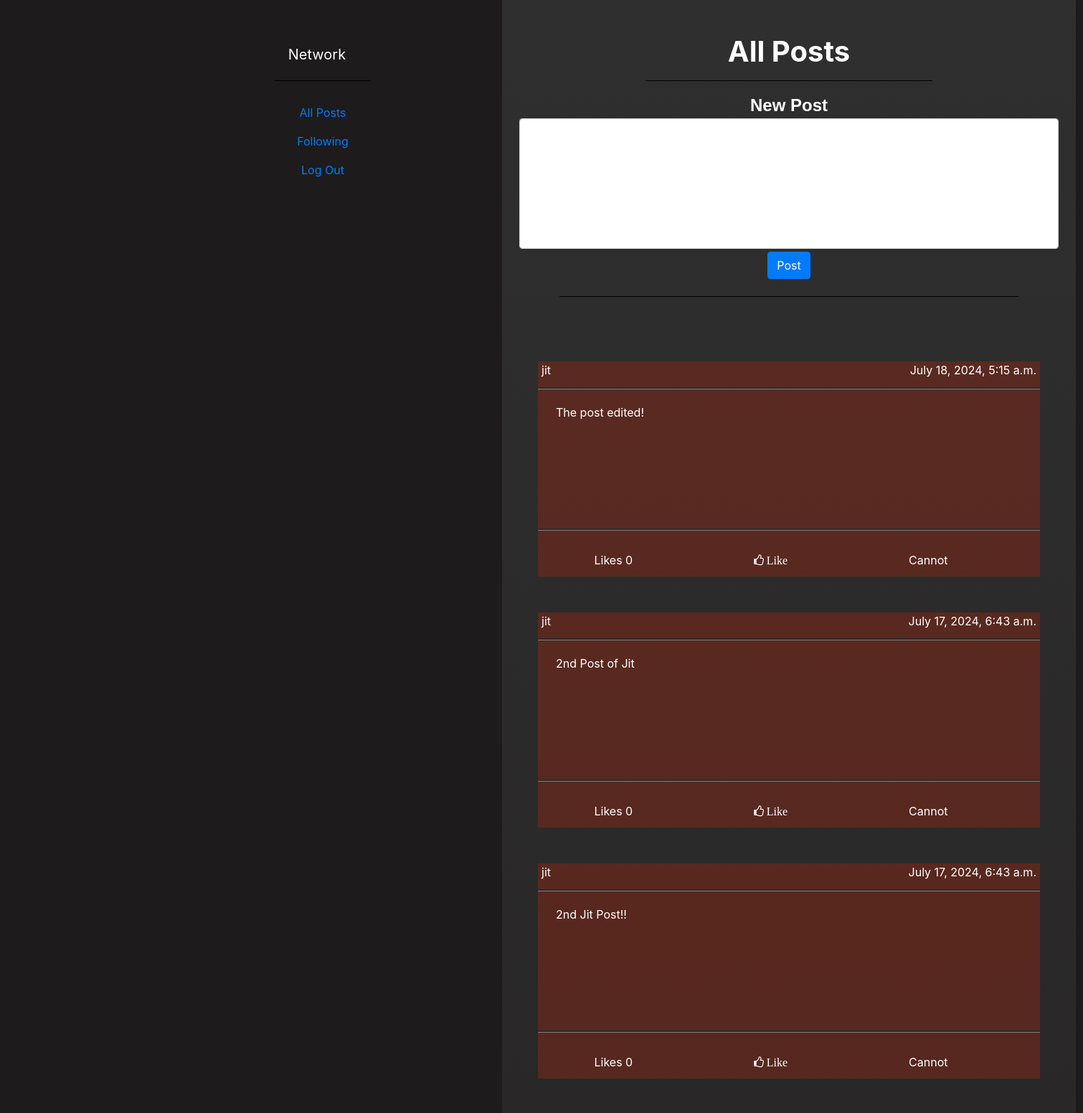
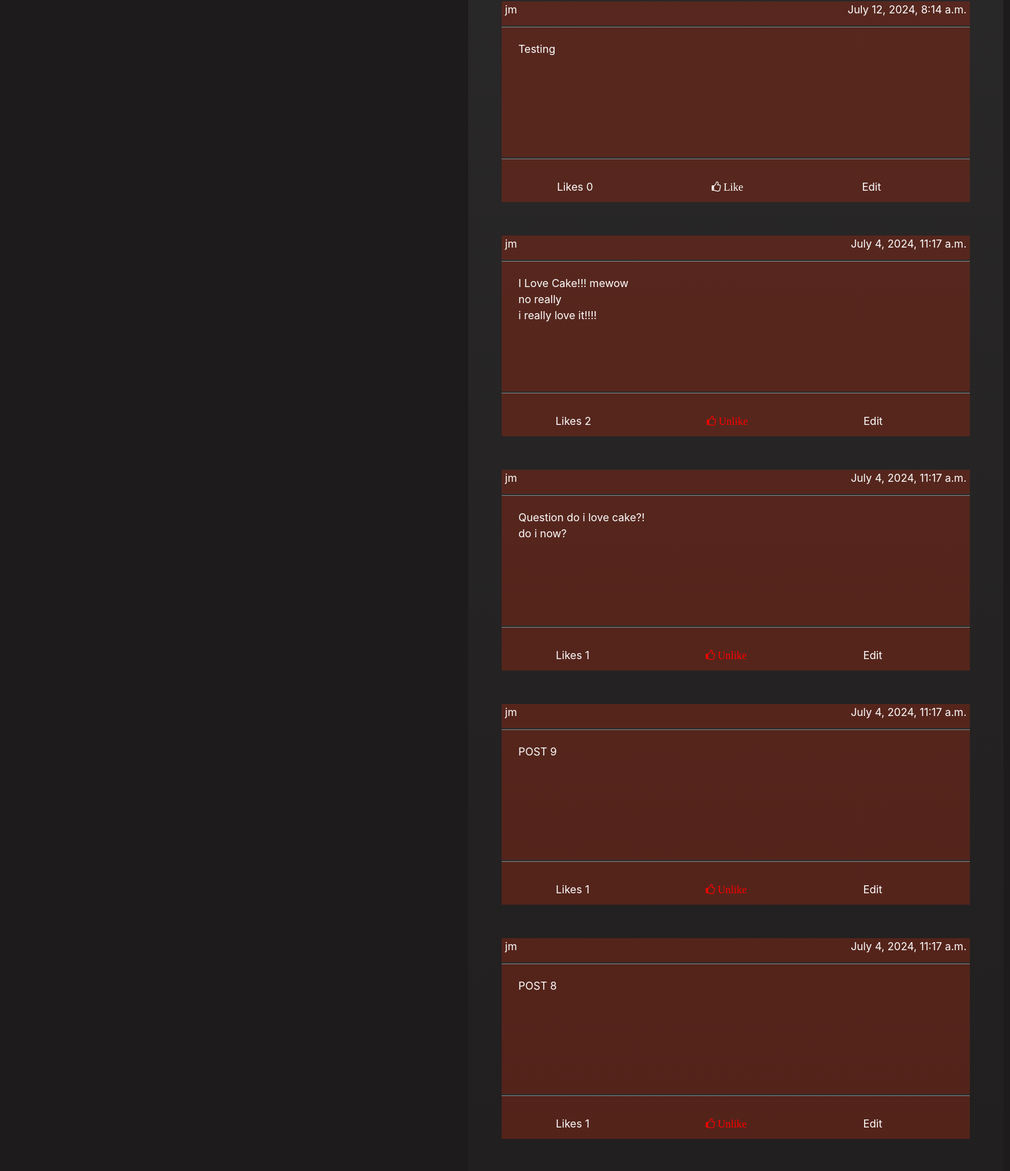
Screenshot of / (signed in, upper part) with the database file from the repository (2 pictures, top to bottom).
### network/models.py (models this page shows, shortened)
class Post(models.Model):
    author = models.ForeignKey(User, on_delete=models.CASCADE, related_name="author")
    content = models.CharField(max_length= 300)
    date = models.DateTimeField(auto_now_add=True)
    likes = models.ManyToManyField(User, blank=True, related_name="likes")

class User(AbstractUser):
    pass

### network/views.py (the view)
# urls.py: path("", views.index, name="index"),
def index(request):
    posts = Post.objects.all().order_by('-date').annotate(lcount=Count('likes'))
    like_list = Like.objects.all()
    paginator = Paginator(posts, 10)
    user_liked = []
    try:
        for like in like_list:
            if like.user.id == request.user.id:
                user_liked.append(like.post.id)
    except:
        user_liked = []
    page_number = request.GET.get('page')
    postinator = paginator.get_page(page_number)
    return render(request, "network/index.html", {
        "posts":postinator,
        "likelists":user_liked
    })

### network/templates/network/index.html (shortened to what this page needs)
{% extends "network/layout.html" %}
{% block body %}
    <h1> <a class="nav-item"><strong>All Posts</strong></a> </h1>
    <hr style="border-color: black; border-style: solid; width: 50%;">
    {% if user.is_authenticated %}
        <form action="{% url 'post' %}" method="POST">
            <div class="mb-4 mx-4">
                <label for="exampleFormControlTextarea1" class="form-label mb-0"><span class="formated_span">New Post</span></label>
                <textarea name="content" class="form-control txt-rs" id="exampleFormControlTextarea1" rows="7"></textarea>
                <button type="submit" class="btn btn-primary mt-1">Post</button>
            </div>
        </form>
        <hr style="border-color: black; border-style: solid; width: 80%; margin-bottom: 90px;">
    {% endif %}
    {% for post in posts %}
    <div class="post">
        <div class="item item-head">
            <div class="item-head-left">{{post.author}}</div>
            <div class="item-head-right">{{post.date}}</div>
        </div>
        <div class="item item-body"><textarea id="content-{{post.id}}" class="content" disabled>{{post.content}}</textarea></div>
        <br>
        <div class="item item-foot">
            <div class="item ft-ch-item">
                Likes <scope id="n_like{{post.id}}">{{post.lcount}}</scope>
            </div>
            <div class="item ft-ch-item">
                {% if user.is_authenticated %}
                {% if post.id in likelists %}
                    <button type="button" data-post-id="{{post.id}}" id="btn-like{{post.id}}" style="color: red;" class="btn btn-info fa fa-thumbs-o-up like" onclick="like({{post.id}})"> Unlike</button>
                {% else %}
                    <button type="button" id="btn-like{{post.id}}" class="btn btn-info fa fa-thumbs-o-up like" onclick="like({{post.id}})"> Like</button>
                {% endif %}
            {% endif %}
            </div>
            <div class="item ft-ch-item">
                {% if post.author == user %}
                    Edit
                {% else %}
                    Cannot
                {% endif %}
            </div>
        </div>
    </div>
    {% endfor %}
{% endblock %}

### network/static/network/styles.css (style rules this page uses)
* { box-sizing: border-box; color: white; }
body { background-color: rgb(29, 27, 27); margin-left: 500px; margin-right: 500px; height: 95vh; display: flex; flex-direction: column; text-align: center; }
.btn-info.fa-thumbs-o-up { background-color: transparent; border: none; color: inherit; }
.txt-rs { resize: none; }
.formated_span { font-family: Arial, Helvetica, sans-serif; font-weight: bold; font-size: 24px; }
.post { display: flex; flex: 1; flex-direction: column; align-items: stretch; height: 300px; margin: 0px 50px 50px 50px; background-color: rgba(134, 40, 23, 0.5); }
.item { flex-shrink: 0; flex: 1 0 auto; color: white; }
.item-head { justify-content: space-between; align-items: stretch; padding-left: 5px; padding-right: 5px; padding-bottom: 5px; border-bottom: groove grey; border-width: 10%; }
.item-head-left { float: left; }
.item-head-right { float: right; }
.item-body { flex-grow: 1; padding-top: 10px; color: rgb(15, 14, 14); border-bottom: groove grey; }
.item-foot { display: flex; overflow: auto; width: calc(100% - 50px); align-items: center; flex-direction: row; padding-bottom: 5px; }
.content { background-color: transparent; width: calc(100% - 40px); height: 170px; border: none; resize: none; padding: 10px 10px 5px 5px; }

### rows the page displays
Post: author "jit", date "July 18, 2024, 5:15 a.m.", id "The post edited!", lcount "0", shows "Cannot"
Post: author "jit", date "July 17, 2024, 6:43 a.m.", id "2nd Post of Jit", lcount "0", shows "Cannot"
Post: author "jit", date "July 17, 2024, 6:43 a.m.", id "2nd Jit Post!!", lcount "0", shows "Cannot"
Post: author "jm", date "July 12, 2024, 8:14 a.m.", id "Testing", lcount "0", shows "Edit"
Post: author "jm", date "July 4, 2024, 11:17 a.m.", id "I Love Cake!!! mewow no really i really love it!!!!", lcount "2", shows "Edit"
Post: author "jm", date "July 4, 2024, 11:17 a.m.", id "Question do i love cake?! do i now?", lcount "1", shows "Edit"
Post: author "jm", date "July 4, 2024, 11:17 a.m.", id "POST 9", lcount "1", shows "Edit"
Post: author "jm", date "July 4, 2024, 11:17 a.m.", id "POST 8", lcount "1", shows "Edit"
